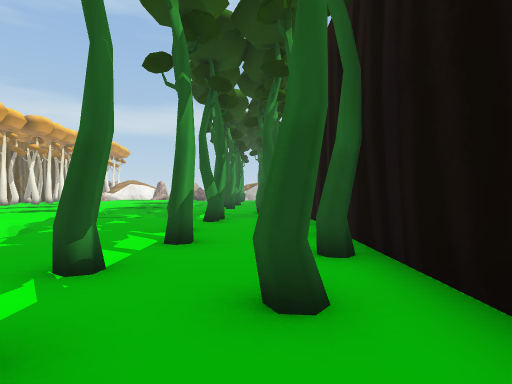
[1] (above)

24 first-person views from a walk through a 3-D level made in the Unity game engine. The camera is 1.5 m above the floor, looks level and sees 75° across. The floor is counted in squares, 2 m on a side. Each view is taken from the middle of a square. On the plan, view 1 faces up. The plan holds only what a view shows up to about 11 squares ahead; the rest is blank. The place goes on beyond the plan. The player is left out. Some animated figures are left out. Some surface patterns are stand-ins.

[2]
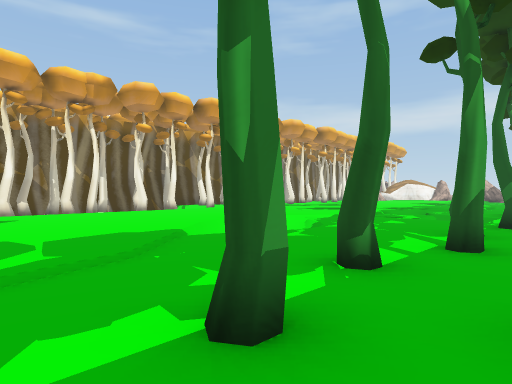

[3]
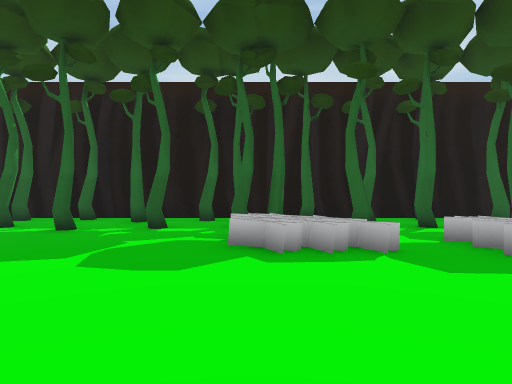

[4]
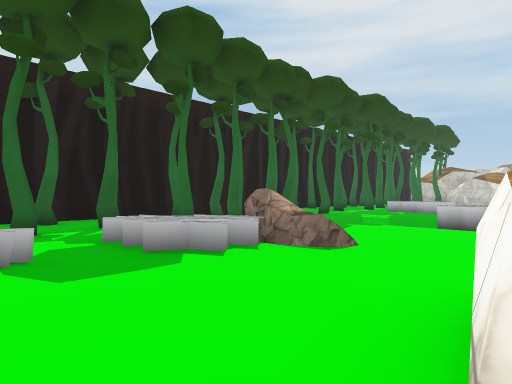

[5]
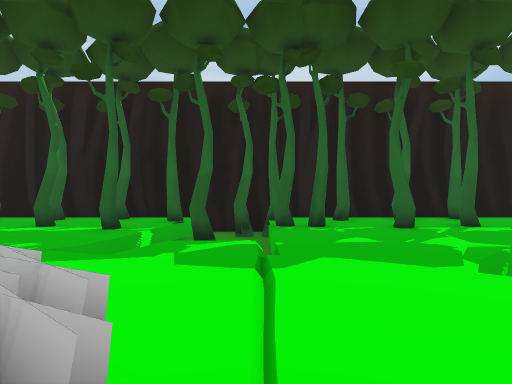

[6]
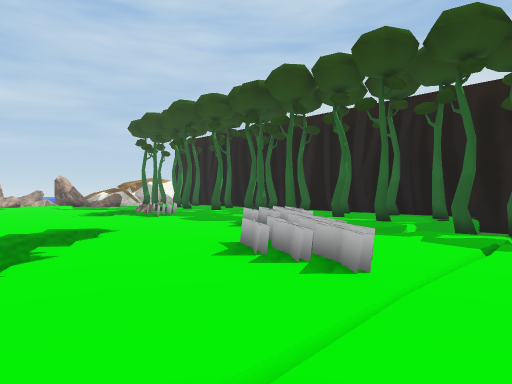

[7]
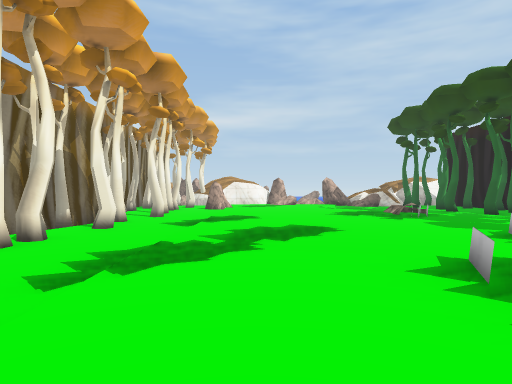

[8]
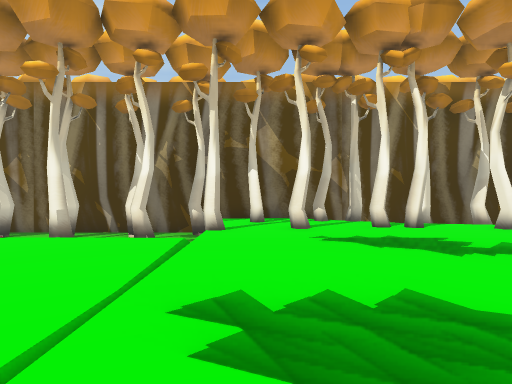

[9]
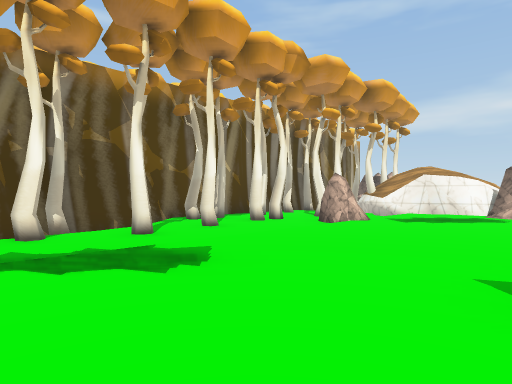

[10]
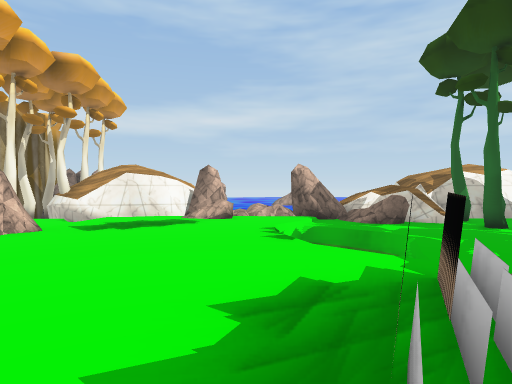

[11]
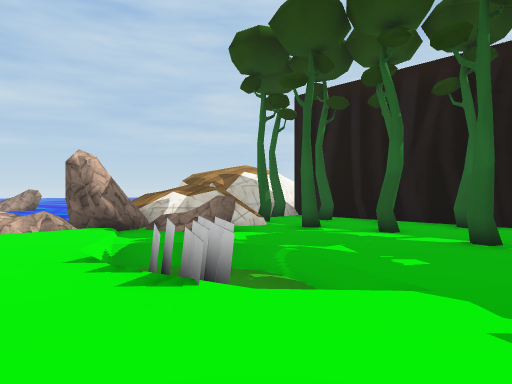

[12]
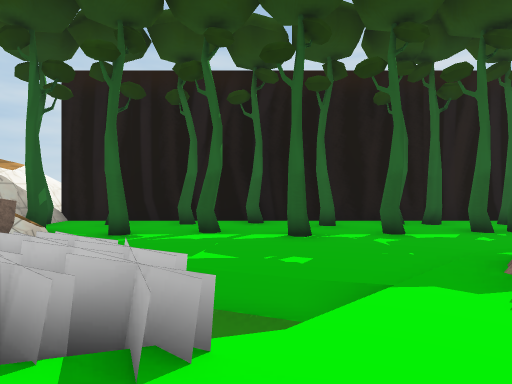

[13]
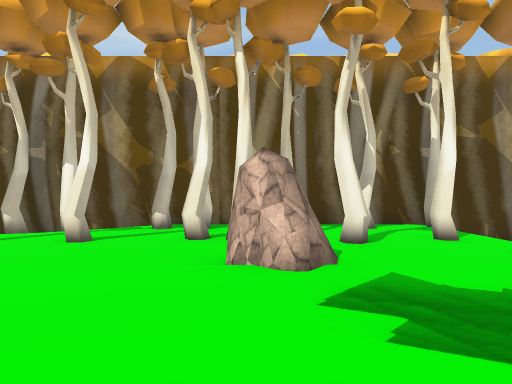

[14]
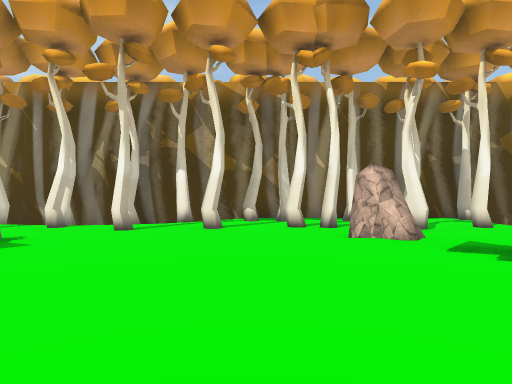

[15]
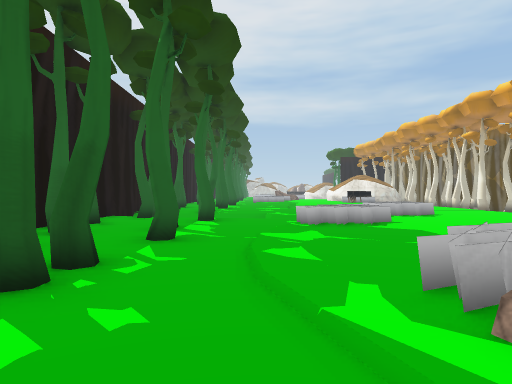

[16]
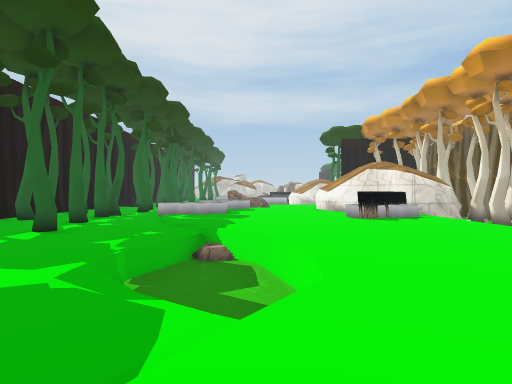

[17]
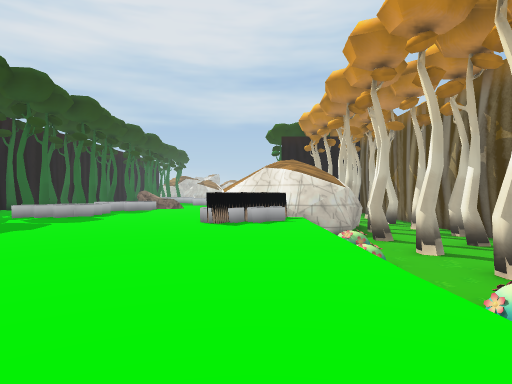

[18]
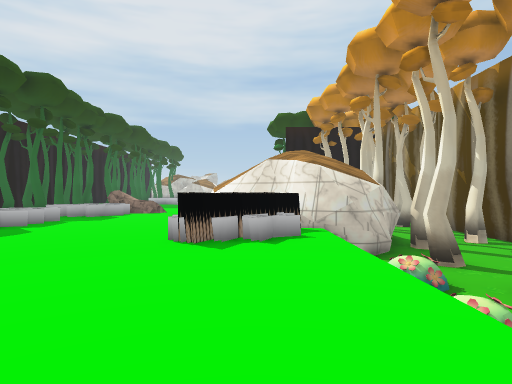

[19]
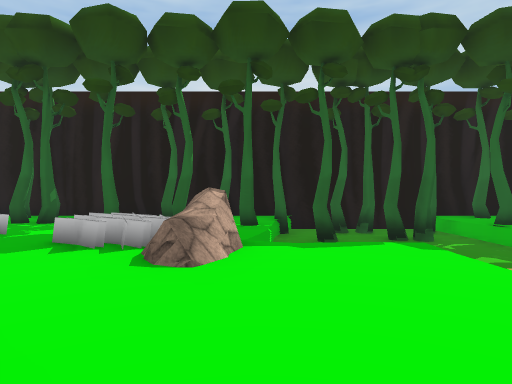

[20]
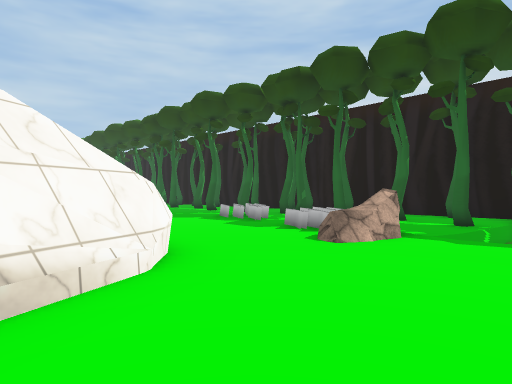

[21]
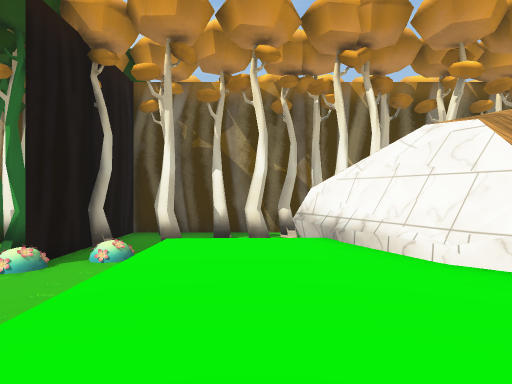

[22]
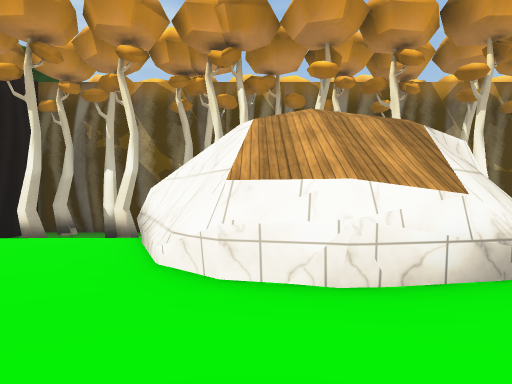

[23]
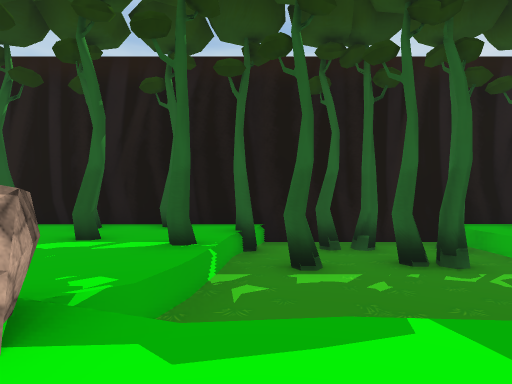

[24]
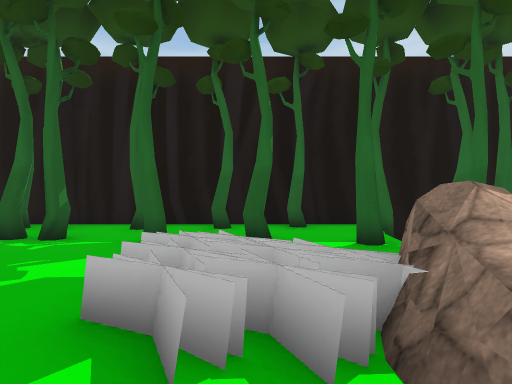

### Floor plan
Key: @ floor where view 1 was taken; # wall or solid block; x gap in a wall; . main floor; - floor 0.25 m lower than the main floor; / step, stairs or slope; = window, fence, low wall or low ledge; v drop or lower ground; R rock; B bush; O other object.
Columns run from 17 left of view 1 to 2 right of it. Each row starts with its distance up from view 1.
 32 v
 31 v        RR  vv
 30 v  ###v#RRRRRR=#####
 29 v#--/#=..R..Rv##---#
 28 #--#-/......-Rvv#--#
 27 ##--#-.....vv--#---#
 26 ##---R.....OO-----#v
 25 #----RR....OOv--#--#
 24 ##-#--.....Ov-----#v
 23 v#----......v--#---#
 22 vv-#--......./---#-#
 21 v #---.....OO/--#--#
 20 vv -#-......O./---#v
 19 vv ---OO....R./-#-#v
 18 vvv#-OO......./--#-#
 17 vvv-#-......../#---#
 16 vvx---......../----#
 15 v v---......O.--#--#
 14 vv-#--.....OO/----##
 13 v#----.......v-#---#
 12 #--#--...OO.=vvvv#-#
 11 #-#---...OO./-vvvvvv
 10 vvvv#///--//=-vvvvvv
  9 vvvv  ....../---#--#
  8 vvvv  ...../-----#-#
  7 vvvvv .....vv--#---#
  6 vvv v .....vvv----#v
  5 vvv v .....vv---#--#
  4 vvvvvv...../v-----#v
  3 v  vvB....../--#---#
  2 v vvvv......./---#-#
  1 vvvvv ..O.....--#--#
  0 vvvvvv.OO...../--@#v
 -1 vvvvv##O.....OO-#-#v
 -2 vvvv# ##.....O/--#-#
 -3 vvvv   ##...../#---#
 -4 vvvv   ##.....-----#
 -5 v v    ##.... --#--#
 -6 v v  ###...OR-----##
 -7 vvv  #.......v-#---#
 -8 vvvvv ......vvvvvvvv
 -9 vvv   ......vvvvvvvv
-10 vvvvvvvvv    vvvvvvv
-11 vvvvvvvvv    vvv#vvv
-12 vvvvvvv  OOO vvvvvvv

Positions as (right, up) in squares from view 1, and headings:
1: (0, 0), facing up
2: (0, 0), facing up-left
3: (-9, -1), facing right
4: (-9, -2), facing down-right
5: (-9, 10), facing right
6: (-11, 9), facing up-right
7: (-10, 9), facing up
8: (-6, 11), facing left
9: (-7, 17), facing up-left
10: (-7, 19), facing up
11: (-8, 22), facing up-right
12: (-8, 24), facing right
13: (-8, 25), facing left
14: (-6, 23), facing left
15: (-3, 22), facing down
16: (-6, 10), facing down
17: (-10, 9), facing down
18: (-10, 6), facing down
19: (-10, -7), facing right
20: (-11, -9), facing up-right
21: (-6, -8), facing left
22: (-6, -5), facing left
23: (-7, -8), facing right
24: (-7, -5), facing right
